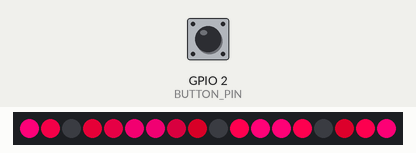
This sketch was run on a simulated ESP8266 (NodeMCU). Parts: 18 RGB LEDs in strip order, left to right. The test bench sets the inputs (shaded band); at power-on: GPIO 2 (BUTTON_PIN) HIGH. Colours are those a GRB WS2812 strip shows for the declared byte order; random numbers use the default seed unless the sketch sets one.

Above: at 1.2 s.
1.3 s: GPIO 2 (BUTTON_PIN) pulled LOW for 0.15 s
At 1.98 s:
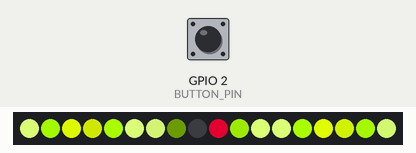
2.0 s: GPIO 2 (BUTTON_PIN) pulled LOW for 1 s
At 2.59 s:
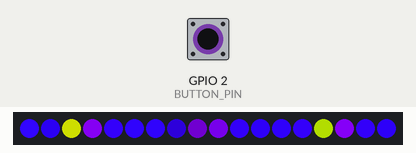
3.6 s: GPIO 2 (BUTTON_PIN) pulled LOW for 0.15 s
At 3.8 s:
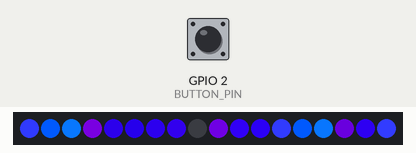
4.3 s: GPIO 2 (BUTTON_PIN) pulled LOW for 3.2 s
At 5.02 s:
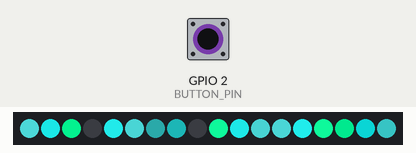
8.1 s: GPIO 2 (BUTTON_PIN) pulled LOW for 0.15 s
At 8.38 s:
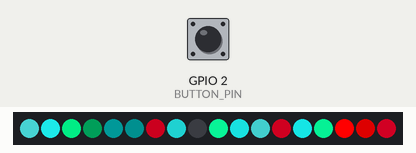
8.8 s: GPIO 2 (BUTTON_PIN) pulled LOW for 1 s
At 9.6 s:
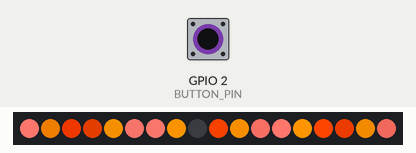

The sketch:

lantern_torch.ino
```cpp
#include <FastLED.h>

/* Leds per addressable section. Normally this is 1, for me it was 3 */
#define LEDS_PER_SECTION 3

/* If LEDS_PER_SECTION is 1, the number of sections is your amount of LEDs */
#define SECTIONS 6

/* LED PIN */
#define DATA_PIN 6

/* BUTTON PIN for changing colors */
#define BUTTON_PIN 2

#define NUM_LEDS LEDS_PER_SECTION*SECTIONS
CRGB leds[NUM_LEDS];


CRGB colorsFire[] = {CRGB(255, 120, 3), CRGB(255, 80, 0), CRGB(255, 65, 0)};
CRGB colorsPurple[] = {CRGB(220, 120, 255), CRGB(170, 0, 255), CRGB(225, 0, 255)};
CRGB colorsGreen[] = {CRGB(50, 255, 5), CRGB(55, 255, 0), CRGB(140, 255, 0)};
CRGB colorsTeal[] = {CRGB(50, 255, 60), CRGB(0, 255, 90), CRGB(10, 255, 120)};
CRGB colorsBlue[] = {CRGB(50, 140, 140), CRGB(30, 200, 200), CRGB(20, 160, 255)};
CRGB colorsRed[] = {CRGB(120, 20, 0), CRGB(150, 0, 0), CRGB(255, 0, 0)};
CRGB colorsPink[] = {CRGB(255, 110, 120), CRGB(255, 0, 150), CRGB(255, 0, 70)};
CRGB colorsWhite[] = {CRGB(255, 255, 100), CRGB(200, 200, 60), CRGB(150, 150, 40)};
CRGB *colors[] = {colorsFire, colorsPurple, colorsGreen, colorsTeal, colorsBlue, colorsRed, colorsPink, colorsWhite};

/* Updates at 60hz */
float tickCount = 1000/60;

class LedSegment {
  private:
  int fadeSpeed, ledIndex;
  long lastFade, fadeTimeRemaining;
  bool fading;
  float fadeVector[3];
  CRGB currentColor;
  public:
  LedSegment(int idx, int f_speed) {
    fadeSpeed = f_speed;
    ledIndex = idx;
  }

  void setColor(CRGB color) {
    leds[ledIndex] = color;
    currentColor = color;
    fading = true;
    fadeVector[0] = (float)color.r / (float)fadeSpeed;
    fadeVector[1] = (float)color.g / (float)fadeSpeed;
    fadeVector[2] = (float)color.b / (float)fadeSpeed;
    lastFade = millis();
    fadeTimeRemaining = fadeSpeed;
  }


  void fade() {
    if (fading) {
      long millisSinceLast = millis() - lastFade;
      lastFade = millis();
      long fadeMultiplier = (millisSinceLast >= fadeTimeRemaining) ? fadeTimeRemaining : millisSinceLast;
      fadeTimeRemaining = max(fadeTimeRemaining - millisSinceLast, 0);
      currentColor = CRGB(
        currentColor.r - min(fadeVector[0] * fadeMultiplier, currentColor.r),
        currentColor.g - min(fadeVector[1] * fadeMultiplier, currentColor.g),
        currentColor.b - min(fadeVector[2] * fadeMultiplier, currentColor.b)
      );
      if (fadeTimeRemaining == 0)
        fading = false;
      leds[ledIndex] = currentColor;
    }
  }

};


class ColorRow {
  public:
  unsigned long last_check;
  LedSegment* myLeds[3];
  CRGB colors[3];

  ColorRow(int idx1, int idx2, int idx3, CRGB colorset[3]) {
    int fadeTime = random(500, 3000);
    updateColors(colorset);
    myLeds[0] = new LedSegment(idx1, fadeTime);
    myLeds[1] = new LedSegment(idx2, fadeTime);
    myLeds[2] = new LedSegment(idx3, fadeTime);
    last_check = millis();

  }

  void updateColors(CRGB colorset[3]) {
    colors[0] = colorset[0];
    colors[1] = colorset[1];
    colors[2] = colorset[2];
  }

  void updateLeds() {
    for (int i = 0; i < 3; i++) {
      myLeds[i]->fade();
    }
  }
  void setTop() {
    myLeds[2]->setColor(colors[2]);
  }
  void setMid() {
    myLeds[1]->setColor(colors[1]);
  }
  void setBase() {
    myLeds[0]->setColor(colors[0]);
  }

  void fire() {
    int i = random(0, 0.5 * 60);
    switch (i) {
      case 1:
        setTop();
        setBase();
        setMid();
        break;
      case 2:
      case 3:
        setBase();
        setMid();
        break;
      case 4:
      case 5:
        setBase();

    }
  }
  void tick() {
    if (millis() - last_check > tickCount) {
      last_check = millis();
      fire();
      FastLED.show();

    }

    updateLeds();

  }
};

ColorRow* first;
ColorRow* second;
ColorRow* third;
ColorRow* fourth;
ColorRow* fifth;
ColorRow* sixth;
ColorRow* allRows[SECTIONS];
int currentColor = 0;
CRGB* colorset = colors[currentColor];


void rowsTick() {
    for (int i = 0; i < SECTIONS; i++)
    {
      allRows[i]->tick();
    }
}


void setColor() {
    for (int i = 0; i < SECTIONS; i++)
    {
      allRows[i]->updateColors(colors[currentColor]);
    }
}

void setup() {
  FastLED.addLeds<WS2812, DATA_PIN, BRG>(leds, NUM_LEDS);
  Serial.begin(9600);
  bool rising = true;
  int idx = 0;
  for (int i = 0; i < SECTIONS; i++)
  {
      /* This part here is here because I have soldered the led rows from top
         to the top of the next, then from the bottom to the bottom of the next, so the
         index of which led is at the "top" will be alternate each round
       */
      int idx = LEDS_PER_SECTION * i;
      if (rising) {
        allRows[i] = new ColorRow(idx, idx + 1, idx + 2, colorset);
      }
      else {
        allRows[i] = new ColorRow(idx + 2, idx + 1, idx, colorset);
      }
      rising = !rising;
  }
  pinMode(BUTTON_PIN, INPUT_PULLUP);

}

int buttonState = 0;
int state = 0;

void loop() {
  rowsTick();
  int buttonState = digitalRead(BUTTON_PIN);
  if (buttonState != state) {
    state = buttonState;
    if (state == 0) {
         currentColor = (currentColor + 1) % (sizeof(colors)/sizeof(CRGB*));
         colorset = colors[currentColor];
         setColor();
    }
  }

  delay(5);
}
```

ledfade.cc
```cpp
/******** Natural Nerd LED "fade-between" colors *************
 *  To use the code for your own projects, update the parameters
 *  marked with CONFIG.
 */

#include "FastLED.h"
#include <math.h>

/*************************************
 * CONFIG
 * How many leds are you controlling?
 * Change it!
 *************************************/
#define NUM_LEDS 1
#define LED_PIN 6

/*************************************
 * CONFIG
 * Color declarations, RGB style
 * Feel free to add more colors
 * That way more fades can be created!
 *************************************/
int purple[3] = {210, 0, 255};
int peach[3]  = {255, 90, 30};
int lime[3]   = {50, 255, 30};

/** Variable and function declarations */
CRGB leds[NUM_LEDS];
int i;
void fade_between(int a[3], int b[3], CRGB leds[NUM_LEDS], int del);
void set_definite(int a[3], CRGB leds[NUM_LEDS]);

/* Initialize the LEDs */
void setup() {
  Serial.begin(9600);
  FastLED.addLeds<NEOPIXEL, LED_PIN>(leds, NUM_LEDS);
    for (i = 0; i < NUM_LEDS; i++)
      leds[i] = CRGB(purple[0], purple[1], purple[2]);
    FastLED.show();
  }

/*************************************
 * CONFIG
 *  Add or remove fades to your own liking.
 *  Change the delay, which is the last parameter
 *  of the fade_between(..) function to reduce
 *  or increase the speed of the fade. The time
 *  to "hold" a color, is decided by the delay
 *  between the function calls.
 *************************************/
void loop() {
      fade_between(purple, peach, leds, 60);
      delay(1000);
      fade_between(peach, lime, leds, 60);
      delay(1000);
      fade_between(lime, purple, leds, 60);
      delay(1000);
}

/**
 * Params: fade_between(color from, color-to, led-array, delay)
 */
void fade_between(int a[3], int b[3], CRGB leds[NUM_LEDS], int del) {
  int i, j, steps = 100;
  double dsteps = 100.0;
  double s1, s2, s3, tmp1, tmp2, tmp3;
  s1 = double((b[0] - a[0])) / dsteps;
  s2 = double((b[1] - a[1])) / dsteps;
  s3 = double((b[2] - a[2])) / dsteps;

  tmp1 = a[0], tmp2 = a[1], tmp3 = a[2];

  for (i = 0; i < steps; i++) {
      tmp1 += s1;
      tmp2 += s2;
      tmp3 += s3;

    for (j = 0; j < NUM_LEDS; j++)
      leds[j] = CRGB((int)round(tmp1), (int)round(tmp2), (int)round(tmp3));
    FastLED.show();
    delay(del);
  }
 set_definite(b, leds);
}

void set_definite(int a[3], CRGB leds[NUM_LEDS]) {
 int i;
  for (i = 0; i < NUM_LEDS; i++)
    leds[i] = CRGB(a[0], a[1], a[2]);

   FastLED.show();
}
```
